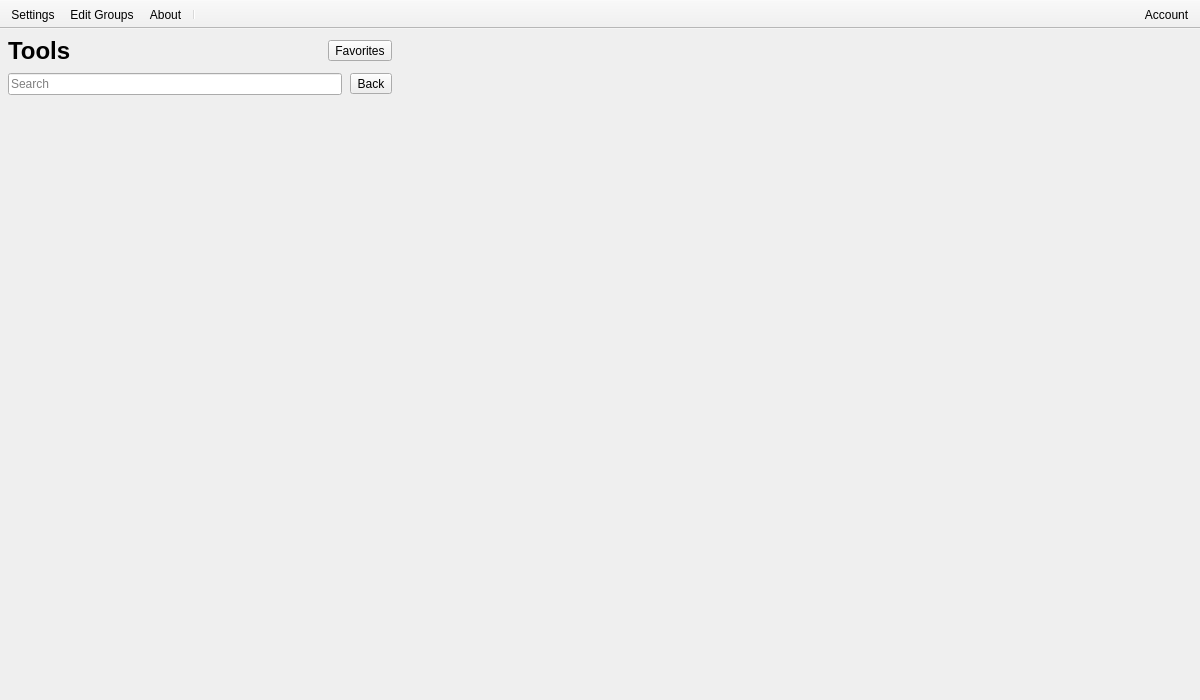
<?xml version="1.0" encoding="UTF-8"?>
<ui version="4.0">
 <class>MainWindow</class>
 <widget class="QMainWindow" name="MainWindow">
  <property name="geometry">
   <rect>
    <x>0</x>
    <y>0</y>
    <width>1200</width>
    <height>700</height>
   </rect>
  </property>
  <property name="windowTitle">
   <string>Ultimate Toolbag</string>
  </property>
  <widget class="QWidget" name="centralwidget">
   <layout class="QHBoxLayout" name="horizontalLayout">
    <property name="spacing">
     <number>0</number>
    </property>
    <property name="leftMargin">
     <number>0</number>
    </property>
    <property name="topMargin">
     <number>0</number>
    </property>
    <property name="rightMargin">
     <number>0</number>
    </property>
    <property name="bottomMargin">
     <number>0</number>
    </property>
    <item>
     <widget class="QWidget" name="sidePanel" native="true">
      <property name="minimumSize">
       <size>
        <width>400</width>
        <height>0</height>
       </size>
      </property>
      <property name="maximumSize">
       <size>
        <width>350</width>
        <height>16777215</height>
       </size>
      </property>
      <layout class="QVBoxLayout" name="verticalLayout_2">
       <property name="spacing">
        <number>8</number>
       </property>
       <property name="leftMargin">
        <number>8</number>
       </property>
       <property name="topMargin">
        <number>8</number>
       </property>
       <property name="rightMargin">
        <number>8</number>
       </property>
       <property name="bottomMargin">
        <number>8</number>
       </property>
       <item>
        <layout class="QHBoxLayout" name="sidePanelSub">
         <item>
          <widget class="QLabel" name="toolsLabel">
           <property name="font">
            <font>
             <pointsize>18</pointsize>
             <bold>true</bold>
            </font>
           </property>
           <property name="text">
            <string>Tools</string>
           </property>
          </widget>
         </item>
         <item>
          <widget class="QToolButton" name="favButton">
           <property name="toolTip">
            <string>Favorite tools</string>
           </property>
           <property name="text">
            <string>Favorites</string>
           </property>
          </widget>
         </item>
        </layout>
       </item>
       <item>
        <layout class="QHBoxLayout" name="headerLayout">
         <item>
          <widget class="QLineEdit" name="searchBox">
           <property name="toolTip">
            <string>Search a tool</string>
           </property>
           <property name="placeholderText">
            <string>Search</string>
           </property>
          </widget>
         </item>
         <item>
          <widget class="QToolButton" name="backBtn">
           <property name="contextMenuPolicy">
            <enum>Qt::ContextMenuPolicy::NoContextMenu</enum>
           </property>
           <property name="text">
            <string>Back</string>
           </property>
          </widget>
         </item>
        </layout>
       </item>
       <item>
        <widget class="QStackedWidget" name="toolsStack">
         <property name="styleSheet">
          <string notr="true"/>
         </property>
         <widget class="QWidget" name="grPage">
          <property name="styleSheet">
           <string notr="true"/>
          </property>
         </widget>
         <widget class="QWidget" name="favPage">
          <property name="styleSheet">
           <string notr="true"/>
          </property>
         </widget>
         <widget class="QWidget" name="searchPage">
          <property name="styleSheet">
           <string notr="true"/>
          </property>
         </widget>
        </widget>
       </item>
      </layout>
     </widget>
    </item>
    <item>
     <widget class="QSplitter" name="splitter">
      <property name="orientation">
       <enum>Qt::Orientation::Horizontal</enum>
      </property>
      <widget class="QMdiArea" name="mainArea">
       <property name="background">
        <brush brushstyle="NoBrush">
         <color alpha="255">
          <red>160</red>
          <green>160</green>
          <blue>160</blue>
         </color>
        </brush>
       </property>
       <property name="viewMode">
        <enum>QMdiArea::ViewMode::TabbedView</enum>
       </property>
       <property name="documentMode">
        <bool>true</bool>
       </property>
       <property name="tabsClosable">
        <bool>true</bool>
       </property>
       <property name="tabsMovable">
        <bool>true</bool>
       </property>
      </widget>
     </widget>
    </item>
   </layout>
  </widget>
  <widget class="QToolBar" name="mainToolBar">
   <property name="contextMenuPolicy">
    <enum>Qt::ContextMenuPolicy::NoContextMenu</enum>
   </property>
   <property name="windowTitle">
    <string>toolBar</string>
   </property>
   <property name="movable">
    <bool>false</bool>
   </property>
   <property name="iconSize">
    <size>
     <width>32</width>
     <height>32</height>
    </size>
   </property>
   <property name="toolButtonStyle">
    <enum>Qt::ToolButtonStyle::ToolButtonTextUnderIcon</enum>
   </property>
   <attribute name="toolBarArea">
    <enum>TopToolBarArea</enum>
   </attribute>
   <attribute name="toolBarBreak">
    <bool>false</bool>
   </attribute>
   <addaction name="actionSettings"/>
   <addaction name="actionManageGroups"/>
   <addaction name="actionAbout"/>
   <addaction name="separator"/>
  </widget>
  <widget class="QToolBar" name="accountToolBar">
   <property name="contextMenuPolicy">
    <enum>Qt::ContextMenuPolicy::NoContextMenu</enum>
   </property>
   <property name="windowTitle">
    <string>toolBar</string>
   </property>
   <property name="layoutDirection">
    <enum>Qt::LayoutDirection::RightToLeft</enum>
   </property>
   <property name="movable">
    <bool>false</bool>
   </property>
   <property name="iconSize">
    <size>
     <width>32</width>
     <height>32</height>
    </size>
   </property>
   <property name="toolButtonStyle">
    <enum>Qt::ToolButtonStyle::ToolButtonTextUnderIcon</enum>
   </property>
   <attribute name="toolBarArea">
    <enum>TopToolBarArea</enum>
   </attribute>
   <attribute name="toolBarBreak">
    <bool>false</bool>
   </attribute>
   <addaction name="actionAccount"/>
  </widget>
  <action name="actionSettings">
   <property name="text">
    <string>Settings</string>
   </property>
   <property name="iconText">
    <string>Settings</string>
   </property>
   <property name="toolTip">
    <string>App settings</string>
   </property>
   <property name="shortcut">
    <string>Ctrl+M</string>
   </property>
  </action>
  <action name="actionManageGroups">
   <property name="text">
    <string>Edit Groups</string>
   </property>
   <property name="toolTip">
    <string>Edit tool groups name</string>
   </property>
   <property name="shortcut">
    <string>Ctrl+G</string>
   </property>
  </action>
  <action name="actionAbout">
   <property name="text">
    <string>About</string>
   </property>
   <property name="toolTip">
    <string>About the app</string>
   </property>
   <property name="shortcut">
    <string>Ctrl+H</string>
   </property>
  </action>
  <action name="actionAccount">
   <property name="text">
    <string>Account</string>
   </property>
   <property name="toolTip">
    <string>Account information</string>
   </property>
   <property name="shortcut">
    <string>Ctrl+A</string>
   </property>
  </action>
 </widget>
 <resources/>
 <connections/>
</ui>
